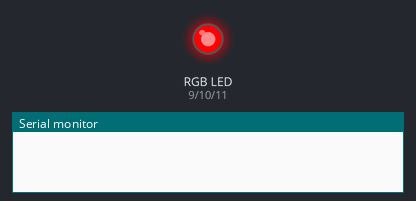
The sketch below on a simulated Arduino Uno, built with avr-gcc and run on an emulated ATmega328P. Parts: an RGB LED mixed from three pins (HIGH = lit), the last lines printed to the serial monitor.

Above: at 0.15 s.
At 1.35 s:
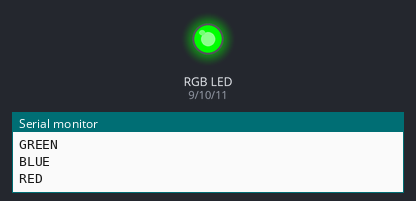
At 2.55 s:
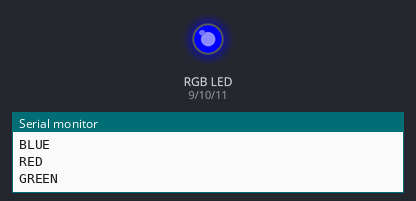
Timing chart, 0 to 3.0 s (numbered marks = the images above):
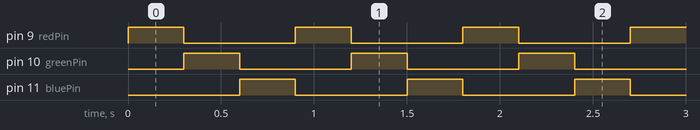

The sketch:

rgbled.ino
```cpp
const int redPin = 9;
const int greenPin = 10;
const int bluePin = 11;
void setup() {
Serial.begin(9600);
pinMode(redPin, OUTPUT);
pinMode(greenPin, OUTPUT);
pinMode(bluePin, OUTPUT);
}
void loop() {
setColor(255, 0, 0);
delay(300);
Serial.println("RED");
setColor(0, 255, 0);
delay(300);
Serial.println("GREEN");
setColor(0, 0, 255);
delay(300);
Serial.println("BLUE");
}
void setColor(int redValue, int greenValue, int blueValue) {
digitalWrite(redPin, redValue);
digitalWrite(greenPin, greenValue);
digitalWrite(bluePin, blueValue);
}
```

Measured:
- by itself, pin 9 (redPin), pin 10 (greenPin), pin 11 (bluePin): alternates HIGH for 0.30 s and LOW for 0.60 s
- by itself, everything shown: repeats every 0.90 s, in 3 steps
